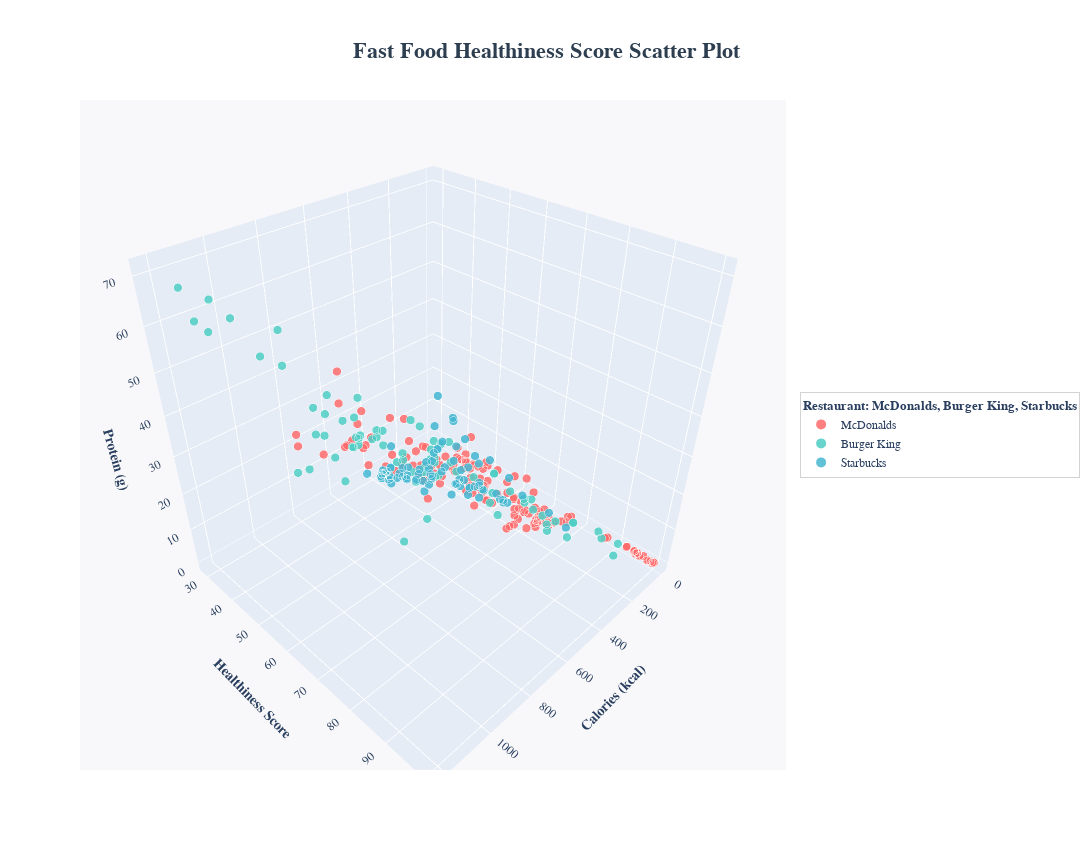

Here is the notebook cell this chart was saved with:
### Code cell
import pandas as pd
import plotly.express as px
import os

# 读取数据
df = pd.read_csv("healthiness_score_for_scatter_plot.csv")

# 创建图表
fig = px.scatter_3d(
    df,
    x='Calories',
    y='Healthiness Score', 
    z='Protein (g)',
    color='Restaurant',
    size_max=15,
    hover_name='Item',
    hover_data={
        'Category': True,
        'Sugar (mg)': ':.1f', 
        'Total Fat (g)': ':.1f',
        'Sodium (mg)': ':.0f'
    },
    title='Fast Food Healthiness Score Scatter Plot',
    color_discrete_map={
        'McDonalds': '#FF6B6B',
        'Burger King': '#4ECDC4', 
        'Starbucks': '#45B7D1'
    }
)

# visual improvement
fig.update_layout(
    scene=dict(
        xaxis_title='<b>Calories (kcal)</b>',
        yaxis_title='<b>Healthiness Score</b>',
        zaxis_title='<b>Protein (g)</b>',
        xaxis=dict(
            title_font=dict(size=14, family="Times New Roman"),
            tickfont=dict(size=12, family="Times New Roman"),
            gridcolor='rgba(200, 200, 200, 0.4)',
            gridwidth=1
        ),
        yaxis=dict(
            title_font=dict(size=14, family="Times New Roman"),
            tickfont=dict(size=12, family="Times New Roman"),
            gridcolor='rgba(200, 200, 200, 0.4)',
            gridwidth=1
        ),
        zaxis=dict(
            title_font=dict(size=14, family="Times New Roman"),
            tickfont=dict(size=12, family="Times New Roman"),
            gridcolor='rgba(200, 200, 200, 0.4)',
            gridwidth=1
        ),
        bgcolor='rgba(248, 248, 250, 1)'
    ),
    title=dict(
        text='<b>Fast Food Healthiness Score Scatter Plot</b>',
        x=0.5,
        y=0.95,
        xanchor='center',
        font=dict(size=22, family="Times New Roman", color='#2C3E50')
    ),
    legend=dict(
        title=dict(
            text='<b>Restaurant: McDonalds, Burger King, Starbucks</b>',
            font=dict(size=13, family="Times New Roman")
        ),
        font=dict(size=12, family="Times New Roman"),
        bordercolor='rgba(200, 200, 200, 0.8)',
        borderwidth=1,
        bgcolor='rgba(255, 255, 255, 0.9)',
        x=1.02,
        y=0.5,
        itemsizing='constant',  
        itemwidth=30,         
        traceorder='normal'
    ),
    width=1100,
    height=850,
    font=dict(family="Times New Roman", size=12),
    paper_bgcolor='white'
)

# change bubble size
fig.update_traces(
    marker=dict(
        size=3,  
        opacity=0.85,
        line=dict(
            width=1.5,
            color='white'
        ),
        symbol='circle'
    )
)

# change bubble size
fig.update_traces(
    marker=dict(
        size=8,  
        opacity=0.85,
        line=dict(
            width=1.5,
            color='white'
        )
    ),
    selector=dict(legendgroup=True)
)

# show
fig.show()

# save
save_path = r"E:\NTU\YR1_SEM1\ntu_sem1_courses\BC2402"
if not os.path.exists(save_path):
    os.makedirs(save_path)

html_file = os.path.join(save_path, "fastfood_3d_scatter_plot.html")
png_file = os.path.join(save_path, "fastfood_3d_scatter_plot.png")
pdf_file = os.path.join(save_path, "fastfood_3d_scatter_plot.pdf")

fig.write_html(html_file)
fig.write_image(png_file, width=1200, height=900)
fig.write_image(pdf_file, width=1200, height=900)

print("succeed!")

### Figure 1 — Plotly figure (JSON) as saved in the notebook; plotly's stock layout.template omitted (floating-point values rounded to 4 significant figures; data arrays with more than 128 entries replaced by an {"elided": "..."} marker saying what was removed)
{"data": [{"customdata": {"elided": "141x4 mixed values"}, "hovertemplate": "<b>%{hovertext}</b><br><br>Restaurant=McDonalds<br>Calories=%{x}<br>Healthiness Score=%{y}<br>Protein (g)=%{z}<br>Category=%{customdata[0]}<br>Sugar (mg)=%{customdata[1]:.1f}<br>Total Fat (g)=%{customdata[2]:.1f}<br>Sodium (mg)=%{customdata[3]:.0f}<extra></extra>", "hovertext": {"elided": "141 str values"}, "legendgroup": "McDonalds", "marker": {"color": "#FF6B6B", "line": {"color": "white", "width": 1.5}, "opacity": 0.85, "size": 3, "symbol": "circle"}, "mode": "markers", "name": "McDonalds", "scene": "scene", "showlegend": true, "type": "scatter3d", "x": {"elided": "141 float values"}, "y": {"elided": "141 float values"}, "z": {"elided": "141 float values"}}, {"customdata": {"elided": "77x4 mixed values"}, "hovertemplate": "<b>%{hovertext}</b><br><br>Restaurant=Burger King<br>Calories=%{x}<br>Healthiness Score=%{y}<br>Protein (g)=%{z}<br>Category=%{customdata[0]}<br>Sugar (mg)=%{customdata[1]:.1f}<br>Total Fat (g)=%{customdata[2]:.1f}<br>Sodium (mg)=%{customdata[3]:.0f}<extra></extra>", "hovertext": ["WhopperÂ® Sandwich", "WhopperÂ® Sandwich with Cheese", "Bacon & Cheese WhopperÂ® Sandwich", "Double WhopperÂ® Sandwich", "Double WhopperÂ® Sandwich with Cheese", "Triple WhopperÂ® Sandwich", "Triple WhopperÂ® Sandwich with Cheese", "Whopper JR.Â® Sandwich", "Bacon King Sandwich", "Cheddar Bacon King Sandwich", "Single Quarter Pound King Sandwich", "Double Quarter Pound King Sandwich", "Single Stacker King", "Double Stacker King", "IMPOSSIBLE WhopperÂ® Sandwich", "Hamburger", "Cheeseburger", "Double Hamburger", "Double Cheeseburger", "Extra Long Cheeseburger", "Bacon Cheeseburger", "Bacon Double Cheeseburger", "Crispy Chicken Sandwich", "Spicy Crispy Chicken Sandwich", "Original Chicken Sandwich", "Bacon & Cheese Crispy Chicken Sandwich", "BBQ Bacon Crispy Chicken Sandwich", "Crispy Chicken Jr.", "Spicy Crispy Chicken Jr.", "Chicken Nuggets- 4pc", "Chicken Nuggets- 6pc", "Chicken Nuggets- 10pc", "Chicken Nuggets- 20pc", "Spicy Chicken Nuggets- 4pc", "Spicy Chicken Nuggets- 6pc", "Spicy Chicken Nuggets- 10 pc", "Spicy Chicken Nuggets- 20 pc", "Chicken Fries â€“ 9 pc.", "Crispy Taco", "BIG FISH Sandwich", "Chicken Nuggets- 4pc", "Chicken Nuggets- 6pc", "Hamburger", "Cheeseburger", "CROISSANâ€™WICHÂ® Egg & Cheese", "CROISSANâ€™WICHÂ® Sausage, Egg & Cheese", "CROISSANâ€™WICHÂ® Ham, Egg & Cheese", "CROISSANâ€™WICHÂ® Bacon, Egg & Cheese", "Fully Loaded CROISSANâ€™WICHÂ®", "Double CROISSANâ€™WICHÂ® with Sausage & Bacon", "Double CROISSANâ€™WICHÂ® with Sausage", "Double CROISSANâ€™WICHÂ® with Ham & Sausage", "Fully Loaded Biscuit", "Ham, Egg, & Cheese Biscuit", "Sausage, Egg, & Cheese Biscuit", "Bacon, Egg & Cheese Biscuit", "Sausage Biscuit", "Breakfast Burrito Jr.", "EGG-NORMOUS BURRITOÎ¡", "BKâ„¢ Ultimate Breakfast Platter", "NY Ultimate Platter (Regional menu item)", "Pancake and Sausage platter", "Hash Browns â€“ small", "Hash Browns â€“ medium", "Hash Browns â€“ large", "French Toast Sticks (3 piece)", "French Toast Sticks (5 piece)", "American Cheese (slice)", "Ketchup (Packet)", "Mayonnaise (Packet)", "Strawberry or Grape Jam (packet)", "Breakfast Syrup (1 oz)", "Barbecue Dipping Sauce (1 oz)", "Ranch Dipping Sauce (1 oz)", "Buffalo Dipping Sauce (1 oz)", "Zesty Onion Ring Dipping Sauce (1 oz)", "Honey Mustard Dipping Sauce (1oz)"], "legendgroup": "Burger King", "marker": {"color": "#4ECDC4", "line": {"color": "white", "width": 1.5}, "opacity": 0.85, "size": 3, "symbol": "circle"}, "mode": "markers", "name": "Burger King", "scene": "scene", "showlegend": true, "type": "scatter3d", "x": [660.0, 740.0, 790.0, 900.0, 980.0, 1130.0, 1220.0, 310.0, 1150.0, 1190.0, 580.0, 900.0, 700.0, 1050.0, 630.0, 240.0, 280.0, 350.0, 390.0, 630.0, 320.0, 420.0, 670.0, 700.0, 660.0, 800.0, 790.0, 450.0, 390.0, 170.0, 260.0, 430.0, 860.0, 210.0, 320.0, 530.0, 1050.0, 280.0, 170.0, 510.0, 170.0, 260.0, 240.0, 280.0, 340.0, 500.0, 370.0, 370.0, 610.0, 580.0, 710.0, 580.0, 640.0, 400.0, 530.0, 400.0, 420.0, 370.0, 780.0, 930.0, 900.0, 610.0, 250.0, 500.0, 670.0, 230.0, 380.0, 40.0, 10.0, 80.0, 30.0, 120.0, 40.0, 140.0, 80.0, 150.0, 90.0], "y": [38.75, 38.75, 38.75, 38.75, 38.75, 38.75, 38.75, 52.96, 38.75, 38.75, 38.75, 38.75, 36.88, 36.88, 42.5, 63.16, 47.93, 54.48, 47.28, 40.75, 47.83, 46.08, 42.75, 44.63, 48.75, 42.75, 38.75, 48.08, 53.48, 83.68, 73.34, 66.55, 58.63, 71.35, 66.83, 60.5, 68.0, 70.09, 72.3, 46.75, 83.68, 73.34, 63.16, 47.93, 49.28, 48.13, 49.83, 49.58, 46.88, 46.88, 46.88, 46.88, 48.88, 52.63, 50.13, 49.63, 50.08, 58.08, 52.63, 42.5, 44.38, 30.88, 65.46, 56.13, 58.75, 61.86, 45.1, 86.03, 90.6, 92.13, 86.8, 74.6, 66.0, 81.42, 75.4, 76.07, 71.87], "z": [28.0, 32.0, 35.0, 48.0, 52.0, 67.0, 71.0, 13.0, 61.0, 64.0, 32.0, 56.0, 35.0, 61.0, 25.0, 13.0, 15.0, 21.0, 23.0, 29.0, 17.0, 25.0, 23.0, 25.0, 28.0, 30.0, 28.0, 12.0, 12.0, 8.0, 12.0, 20.0, 39.0, 8.0, 12.0, 20.0, 40.0, 13.0, 5.0, 16.0, 8.0, 12.0, 13.0, 15.0, 12.0, 19.0, 17.0, 14.0, 28.0, 23.0, 29.0, 27.0, 28.0, 17.0, 19.0, 13.0, 12.0, 15.0, 32.0, 24.0, 25.0, 12.0, 2.0, 4.0, 5.0, 3.0, 5.0, 2.0, 0.0, 0.0, 0.0, 0.0, 0.0, 1.0, 0.0, 0.0, 0.0]}, {"customdata": {"elided": "77x4 mixed values"}, "hovertemplate": "<b>%{hovertext}</b><br><br>Restaurant=Starbucks<br>Calories=%{x}<br>Healthiness Score=%{y}<br>Protein (g)=%{z}<br>Category=%{customdata[0]}<br>Sugar (mg)=%{customdata[1]:.1f}<br>Total Fat (g)=%{customdata[2]:.1f}<br>Sodium (mg)=%{customdata[3]:.0f}<extra></extra>", "hovertext": ["8-Grain Roll", "Apple Bran Muffin", "Apple Fritter", "Banana Nut Loaf", "Birthday Cake Mini Doughnut", "Blueberry Oat Bar", "Blueberry Scone", "Bountiful Blueberry Muffin", "Butter Croissant", "Cheese Danish", "Chocolate Chunk Cookie", "Chocolate Cinnamon Bread", "Chocolate Croissant", "Chocolate Old-Fashioned Doughnut", "Chonga Bagel", "Cinnamon Chip Scone", "Cranberry Orange Scone", "Double Chocolate Brownie", "Double Fudge Mini Doughnut", "Everything with Cheese Bagel", "Ginger Molasses Cookie", "Iced Lemon Pound Cake", "Mallorca Sweet Bread", "Maple Oat Pecan Scone", "Marble Pound Cake", "Marshmallow Dream Bar", "Morning Bun", "Multigrain Bagel", "Old-Fashioned Glazed Doughnut", "Outrageous Oatmeal Cookie", "Petite Vanilla Bean Scone", "Plain Bagel", "Pumpkin Bread", "Pumpkin Scone", "Raspberry Scone", "Raspberry Swirl Pound Cake", "Reduced-Fat Banana Chocolate Chip Coffee Cake", "Reduced-Fat Cinnamon Swirl Coffee Cake", "Reduced-Fat Very Berry Coffee Cake", "Starbucks Classic Coffee Cake", "Zucchini Walnut Muffin", "Cheese & Fruit", "Chicken & Hummus", "Chicken Lettuce Wraps", "Chipotle Chicken Wraps", "Protein", "Salumi & Cheese", "Sesame Noodles", "Tuna Salad", "Apple Pie", "Birthday Cake Pop", "Brown Sugar Walnut Tart", "Cherry Pie", "Chocolate Creme Whoopie Pie", "Chocolate Hazelnut Tart", "Raspberry Truffle Cake Pop", "Red Velvet Whoopie Pie", "Tiramisu Cake Pop", "Bacon & Gouda Artisan Breakfast Sandwich", "Chicken Sausage Breakfast Wrap", "Ham & Cheddar Artisan Breakfast Sandwich", "Sausage & Cheddar Classic Breakfast Sandwich", "Spinach & Feta Breakfast Wrap", "Starbucks Perfect Oatmeal", "Turkey Bacon & White Cheddar Classic Breakfast Sandwich", "Veggie & Monterey Jack Artisan Breakfast Sandwich", "Deluxe Fruit Blend", "Chicken Santa Fe Panini", "Egg Salad Sandwich", "Ham & Swiss Panini", "Roasted Tomato & Mozzarella Panini", "Roasted Vegetable Panini", "Tarragon Chicken Salad Sandwich", "Turkey & Swiss Sandwich", "Greek Yogurt Honey Parfait", "Peach Raspberry Yogurt Parfait", "Strawberry & Blueberry Yogurt Parfait"], "legendgroup": "Starbucks", "marker": {"color": "#45B7D1", "line": {"color": "white", "width": 1.5}, "opacity": 0.85, "size": 3, "symbol": "circle"}, "mode": "markers", "name": "Starbucks", "scene": "scene", "showlegend": true, "type": "scatter3d", "x": [350.0, 350.0, 420.0, 490.0, 130.0, 370.0, 460.0, 370.0, 310.0, 420.0, 380.0, 320.0, 300.0, 420.0, 310.0, 480.0, 490.0, 410.0, 130.0, 280.0, 360.0, 490.0, 420.0, 440.0, 350.0, 210.0, 350.0, 300.0, 420.0, 370.0, 140.0, 280.0, 390.0, 480.0, 480.0, 430.0, 400.0, 340.0, 350.0, 440.0, 490.0, 480.0, 270.0, 360.0, 380.0, 380.0, 420.0, 350.0, 380.0, 180.0, 170.0, 190.0, 170.0, 190.0, 180.0, 160.0, 190.0, 170.0, 350.0, 300.0, 350.0, 500.0, 290.0, 140.0, 320.0, 350.0, 80.0, 400.0, 460.0, 360.0, 390.0, 350.0, 420.0, 390.0, 300.0, 300.0, 300.0], "y": [56.88, 55.63, 36.95, 43.15, 62.6, 49.08, 40.6, 39.7, 42.15, 38.45, 41.55, 47.33, 45.5, 40.7, 62.23, 41.68, 40.15, 43.73, 61.2, 66.05, 37.85, 34.15, 38.45, 44.03, 40.5, 53.6, 44.25, 74.5, 36.2, 44.58, 61.8, 67.3, 42.65, 39.05, 42.43, 35.8, 49.25, 45.15, 48.75, 36.9, 39.4, 55.55, 69.05, 56.65, 61.05, 53.93, 60.63, 58.5, 64.18, 54.1, 52.0, 49.5, 56.3, 48.6, 50.5, 54.7, 49.8, 52.0, 50.75, 58.08, 52.4, 44.25, 64.1, 75.65, 62.33, 50.75, 78.55, 52.75, 55.98, 56.35, 51.28, 53.25, 59.45, 53.15, 44.0, 63.13, 61.88], "z": [10.0, 6.0, 5.0, 7.0, 0.0, 6.0, 7.0, 6.0, 5.0, 7.0, 4.0, 6.0, 5.0, 5.0, 12.0, 7.0, 8.0, 6.0, 0.0, 10.0, 3.0, 5.0, 7.0, 8.0, 6.0, 0.0, 6.0, 15.0, 4.0, 5.0, 0.0, 9.0, 6.0, 6.0, 8.0, 4.0, 5.0, 4.0, 7.0, 6.0, 7.0, 18.0, 16.0, 17.0, 26.0, 13.0, 25.0, 15.0, 23.0, 2.0, 0.0, 2.0, 2.0, 0.0, 2.0, 2.0, 0.0, 0.0, 17.0, 14.0, 20.0, 19.0, 19.0, 5.0, 18.0, 17.0, 0.0, 26.0, 22.0, 28.0, 15.0, 13.0, 32.0, 34.0, 8.0, 10.0, 7.0]}], "layout": {"font": {"family": "Times New Roman", "size": 12}, "height": 850, "legend": {"bgcolor": "rgba(255, 255, 255, 0.9)", "bordercolor": "rgba(200, 200, 200, 0.8)", "borderwidth": 1, "font": {"family": "Times New Roman", "size": 12}, "itemsizing": "constant", "itemwidth": 30, "title": {"font": {"family": "Times New Roman", "size": 13}, "text": "<b>Restaurant: McDonalds, Burger King, Starbucks</b>"}, "tracegroupgap": 0, "traceorder": "normal", "x": 1.02, "y": 0.5}, "paper_bgcolor": "white", "scene": {"bgcolor": "rgba(248, 248, 250, 1)", "domain": {"x": [0, 1], "y": [0, 1]}, "xaxis": {"gridcolor": "rgba(200, 200, 200, 0.4)", "gridwidth": 1, "tickfont": {"family": "Times New Roman", "size": 12}, "title": {"font": {"family": "Times New Roman", "size": 14}, "text": "<b>Calories (kcal)</b>"}}, "yaxis": {"gridcolor": "rgba(200, 200, 200, 0.4)", "gridwidth": 1, "tickfont": {"family": "Times New Roman", "size": 12}, "title": {"font": {"family": "Times New Roman", "size": 14}, "text": "<b>Healthiness Score</b>"}}, "zaxis": {"gridcolor": "rgba(200, 200, 200, 0.4)", "gridwidth": 1, "tickfont": {"family": "Times New Roman", "size": 12}, "title": {"font": {"family": "Times New Roman", "size": 14}, "text": "<b>Protein (g)</b>"}}}, "title": {"font": {"color": "#2C3E50", "family": "Times New Roman", "size": 22}, "text": "<b>Fast Food Healthiness Score Scatter Plot</b>", "x": 0.5, "xanchor": "center", "y": 0.95}, "width": 1100}}
